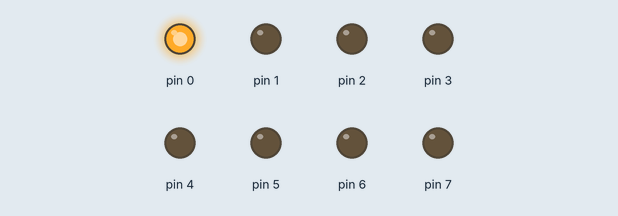
Recording of a sketch running on a simulated Arduino Uno, built with avr-gcc and run on an emulated ATmega328P. Shown: output pins drawn as LEDs (lit = HIGH).

Above: at 0.05 s.
At 0.65 s:
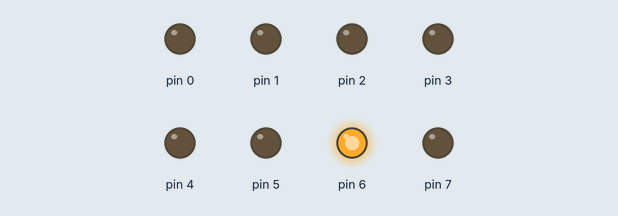
At 1.25 s:
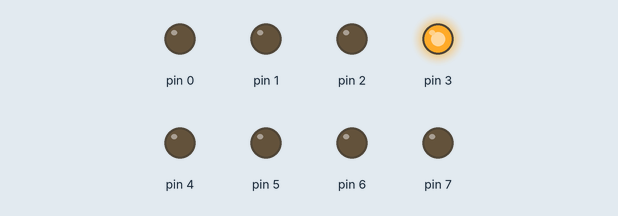
At 1.75 s:
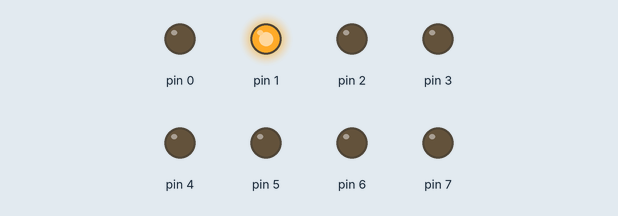
At 2.4 s:
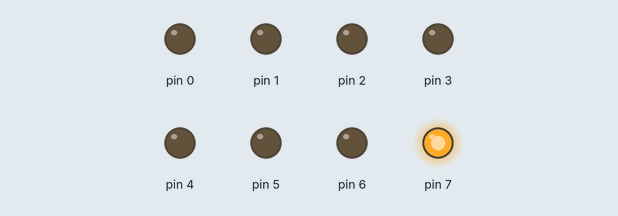
At 3.45 s:
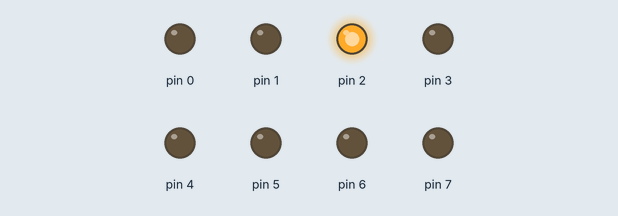
Timing chart, 0 to 3.8 s (numbered marks = the images above):
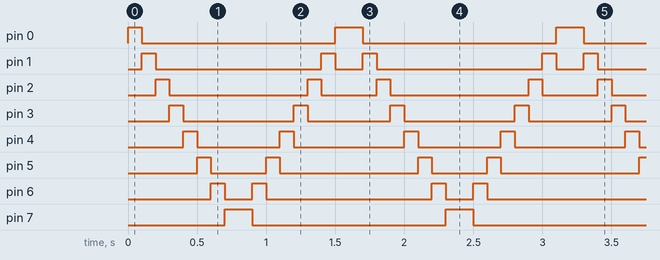

Measured:
- by itself, pin 0: repeats every 1.6 s: LOW 1.4 s, HIGH 0.20 s
- by itself, pin 1: repeats every 1.6 s: LOW 1.2 s, HIGH 0.10 s, LOW 0.20 s, HIGH 0.10 s
- by itself, pin 2: repeats every 1.6 s: LOW 1.0 s, HIGH 0.10 s, LOW 0.40 s, HIGH 0.10 s
- by itself, pin 3: repeats every 1.6 s: LOW 0.80 s, HIGH 0.10 s, LOW 0.60 s, HIGH 0.10 s
- by itself, pin 4: repeats every 1.6 s: LOW 0.60 s, HIGH 0.10 s, LOW 0.80 s, HIGH 0.10 s
- by itself, pin 5: repeats every 1.6 s: LOW 0.40 s, HIGH 0.10 s, LOW 1.0 s, HIGH 0.10 s
- by itself, pin 6: repeats every 1.6 s: LOW 0.20 s, HIGH 0.10 s, LOW 1.2 s, HIGH 0.10 s
- by itself, pin 7: alternates HIGH for 0.20 s and LOW for 1.4 s

The sketch:

sketch_nov24a.ino
```cpp
void setup() {

  pinMode(0,OUTPUT);
  pinMode(1,OUTPUT);
  pinMode(2,OUTPUT);
  pinMode(3,OUTPUT);
  pinMode(4,OUTPUT);
  pinMode(5,OUTPUT);
  pinMode(6,OUTPUT);
  pinMode(7,OUTPUT);

}

void loop()
{
  PORTD=B00000001; delay(100);
  PORTD=B00000010; delay(100);
  PORTD=B00000100; delay(100);
  PORTD=B00001000; delay(100);
  PORTD=B00010000; delay(100);
  PORTD=B00100000; delay(100);
  PORTD=B01000000; delay(100);
  PORTD=B10000000; delay(100);

  PORTD=B10000000; delay(100);
  PORTD=B01000000; delay(100);
  PORTD=B00100000; delay(100);
  PORTD=B00010000; delay(100);
  PORTD=B00001000; delay(100);
  PORTD=B00000100; delay(100);
  PORTD=B00000010; delay(100);
  PORTD=B00000001; delay(100);


}
```
